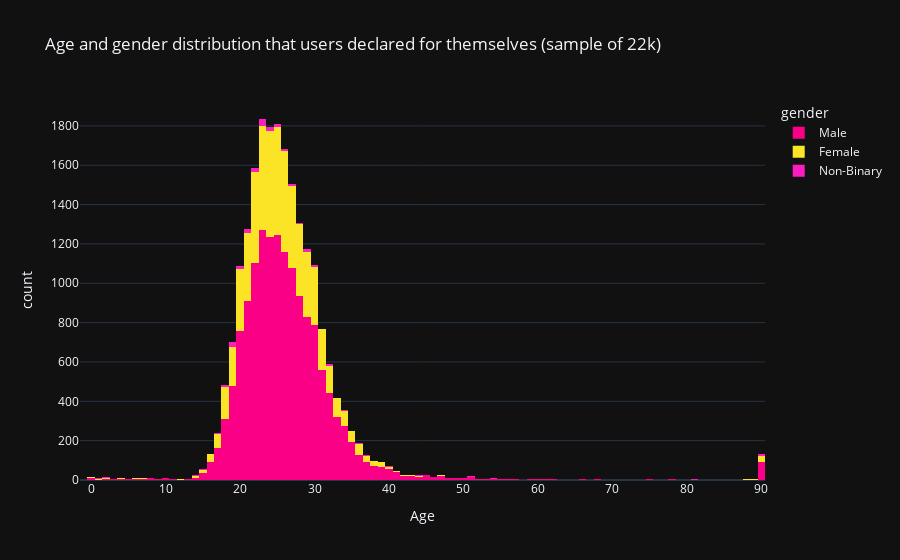

Notebook source saved alongside this figure:
### Code cell
age_graph = px.histogram(users,
                         x='age',
                         color='gender',
                         labels={'count': 'Count', 'age': 'Age'},
                         title='Age and gender distribution that users declared for themselves (sample of 22k)',
                         color_discrete_sequence=px.colors.qualitative.Alphabet_r,
                         template='plotly_dark')

age_graph.show()

### Figure 1 — Plotly figure (JSON) as saved in the notebook; plotly's stock layout.template omitted (floating-point values rounded to 4 significant figures; data arrays with more than 128 entries replaced by an {"elided": "..."} marker saying what was removed)
{"data": [{"bingroup": "x", "hovertemplate": "gender=Male<br>Age=%{x}<br>count=%{y}<extra></extra>", "legendgroup": "Male", "marker": {"color": "#FA0087", "pattern": {"shape": ""}}, "name": "Male", "orientation": "v", "showlegend": true, "type": "histogram", "x": {"elided": "21188 float values"}, "xaxis": "x", "yaxis": "y"}, {"bingroup": "x", "hovertemplate": "gender=Female<br>Age=%{x}<br>count=%{y}<extra></extra>", "legendgroup": "Female", "marker": {"color": "#FBE426", "pattern": {"shape": ""}}, "name": "Female", "orientation": "v", "showlegend": true, "type": "histogram", "x": {"elided": "9264 float values"}, "xaxis": "x", "yaxis": "y"}, {"bingroup": "x", "hovertemplate": "gender=Non-Binary<br>Age=%{x}<br>count=%{y}<extra></extra>", "legendgroup": "Non-Binary", "marker": {"color": "#FC1CBF", "pattern": {"shape": ""}}, "name": "Non-Binary", "orientation": "v", "showlegend": true, "type": "histogram", "x": {"elided": "426 float values"}, "xaxis": "x", "yaxis": "y"}], "layout": {"barmode": "relative", "legend": {"title": {"text": "gender"}, "tracegroupgap": 0}, "title": {"text": "Age and gender distribution that users declared for themselves (sample of 22k)"}, "xaxis": {"anchor": "y", "domain": [0, 1], "title": {"text": "Age"}}, "yaxis": {"anchor": "x", "domain": [0, 1], "title": {"text": "count"}}}}
